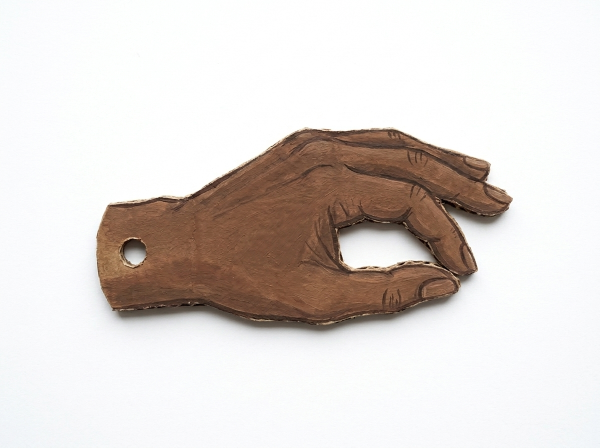
#> input picture shots/weave/src/poet_pinch_hand.jpg, 1200 x 896 px (shown at 1/2 size)
$ python -i weave_lib.py   (imports and definitions only)
#> lines starting #> are read from the running program, lines starting #| are printed output that depends on the picture; after the words box and inside, x2 and y2 are one past the last pixel; in counts of white or black regions, pixels touching at a corner belong together
#> further down, picture is the input picture: shape (896, 1200, 3); mean B, G, R 211.1, 214.8, 221.6
"""Shared code for every weave passage.

A passage is: a registry of parts (assets.json), a set (plate + masks), a clip script that evaluates every frame once,
and a display list per frame that shots/weave.html draws without knowing anything about the passage.

The display list (frames[f]['draw']) is a list of ops. Every op has 't' (type) and 'k' (camera parallax plane, 0..1).
  img    {id, m:[a,b,c,d,e,f] | box:[x,y,w,h], a, op, sh, dust, mask, wipe}
  warp   {id, quad:[[x,y]*4], mask, grade:[r,g,b,a], tex, texa, a}          (an image mapped onto a quad)
  tint   {color, mask, op, a}
  rect   {color, a, op}                                                       (full-frame fill on its plane)
  glow   {x, y, r, color, a, op}
  dots   {pts:[[x,y,r,a]...], color}                                          (dust, debris)
  line   {pts:[[x,y]...], w, color, boil}                                     (drawn grease-pencil line)
  label  {txt, x, y, size, rot, fill, back, a}                                (hand-lettered tape)
  proc   {name, ...}                                                          (a named drawn element: floor, box, ground)
  inset  {id, x, y, w, h, rot, cap, sub, a}                                   (screen space)
Images are named in clip['images'] (id -> url relative to shots/weave/); masks listed in clip['masks'] are converted
from greyscale to alpha by the renderer. Sequences (archive frames) are ids of the form 'seq:<name>:<n>'.
"""
import json, math, os, wave
import numpy as np
import cv2

WEAVE = os.path.dirname(os.path.abspath(__file__))
REPO = os.path.dirname(os.path.dirname(WEAVE))
W, H = 1920, 1080


# ---------------- time ----------------
def ease(x):
    x = min(max(x, 0.0), 1.0)
    return x * x * (3 - 2 * x)


# [21 lines left out: functions key, words, not called in this run]


# ---------------- 2D rig ----------------
def rot(a):
    c, s = math.cos(math.radians(a)), math.sin(math.radians(a))
    return np.array([[c, -s], [s, c]])


class Rig:
    """Parts with pivots and sockets (in their own image pixels), drawn at a scale."""

    def __init__(self, parts, scale):
        self.P = parts
        self.S = scale

    # [17 lines left out: functions mat, sock, bone_ang, not called in this run]

    def blen(self, part, a, b):
        s = self.P[part]['sockets']
        return float(np.linalg.norm(np.array(s[b], float) - np.array(s[a], float))) * self.S

    def pos_for_socket(self, part, name, world, ang):
        """pivot position that puts socket `name` at `world` with rotation ang"""
        return np.array(world, float) - (self.sock(part, name, (0, 0), ang))


# [23 lines left out: function ik2, not called in this run]


# ---------------- display-list ops ----------------
def r(v, n=2):
    return [round(float(x), n) for x in v]


# [20 lines left out: function op_img, not called in this run]


def op_label(txt, x, y, size=24, rot_=0.0, fill='#fff3e0', back='#2a1608', a=1.0, k=1.0):
    return {'t': 'label', 'txt': txt, 'x': round(x, 1), 'y': round(y, 1), 'size': size, 'rot': round(rot_, 4),
            'fill': fill, 'back': back, 'a': round(float(a), 3), 'k': k}


# [32 lines left out: functions cam_t, label_box, label_fit, label_onscreen, not called in this run]


# ---------------- measuring what the critic sees ----------------
_alpha_cache = {}


# [16 lines left out: functions part_alpha, raster_ops, not called in this run]


# ---------------- assets ----------------
def alpha_from_white(bgr, extra_bg=None, max_hole=None, sat=28, val=200):
#> called with sat = 28, val = 200
    hsv = cv2.cvtColor(bgr, cv2.COLOR_BGR2HSV)
#> hsv: shape (896, 1200, 3); mean H, S, V 59.7, 26.9, 223.1
    bg = (hsv[..., 1] < sat) & (hsv[..., 2] > val)
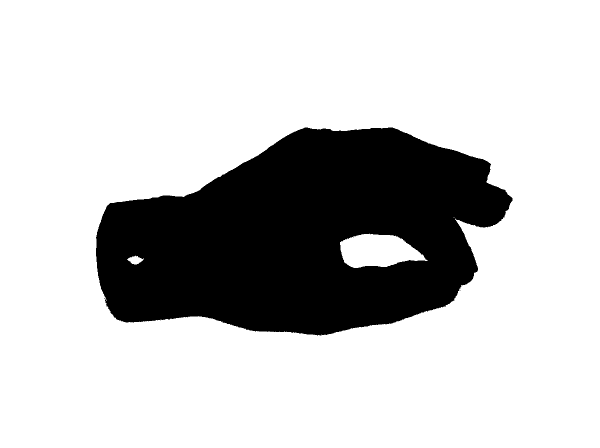
#> bg: shape (896, 1200) bool (shown at 1/2 size); 77.7% white; 3 black regions (2 under 20 px), largest, box (x1, y1, x2, y2) and area: (192, 255, 1025, 671) 239733
    if extra_bg is not None:
        bg |= extra_bg
    fg = (~bg).astype(np.uint8)
    fg = cv2.morphologyEx(fg, cv2.MORPH_OPEN, np.ones((3, 3), np.uint8))
#> fg: shape (896, 1200); values 0 (black) and 1 (white), 22.3% white; 1 white region, box (x1, y1, x2, y2) and area: (192, 255, 1025, 671) 239585
    n, lab, st, _ = cv2.connectedComponentsWithStats(fg)
#> lab: shape (896, 1200) int32; values 0 (black) and 1 (white), 22.3% white; 1 white region
#> n = 2; st = [[0, 0, 1200, 896, 835615], [192, 255, 833, 416, 239585]]
    if n > 1:
        k = 1 + int(np.argmax(st[1:, 4]))
#> k = 1
        fg = (lab == k).astype(np.uint8)
    if max_hole is None:
        cnts, _ = cv2.findContours(fg, cv2.RETR_EXTERNAL, cv2.CHAIN_APPROX_NONE)
#> cnts = 1 contour; box (x1, y1, x2, y2) and area: (192, 255, 1025, 671) 247308
        solid = np.zeros_like(fg)
        cv2.drawContours(solid, cnts, -1, 1, -1)
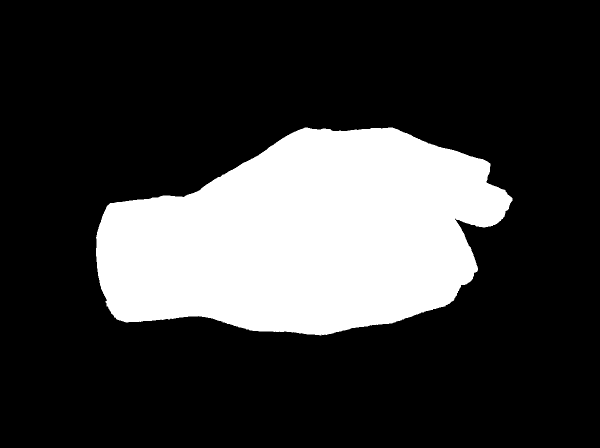
#> solid: shape (896, 1200) (shown at 1/2 size); values 0 (black) and 1 (white), 23.1% white; 1 white region, box (x1, y1, x2, y2) and area: (192, 255, 1025, 671) 248358
    else:
        solid = fg.copy()
        n2, l2, s2, _ = cv2.connectedComponentsWithStats(1 - fg)
        for i in range(1, n2):
            x, y, w, h, a = s2[i]
            if a < max_hole and x > 0 and y > 0 and x + w < fg.shape[1] and y + h < fg.shape[0]:
                solid[l2 == i] = 1
    a = cv2.GaussianBlur(solid.astype(np.float32), (3, 3), 0.6)
    return (a * 255).astype(np.uint8)


# [60 lines left out: functions paper_cut, pack_atlas, jdump, not called in this run]


# ---------------- sound ----------------
SR = 48000


# [31 lines left out: functions wav_read, wav_write, movavg, reverb, not called in this run]

>>> import cv2
>>> picture = cv2.imread('src/poet_pinch_hand.jpg')
>>> result = alpha_from_white(picture)
